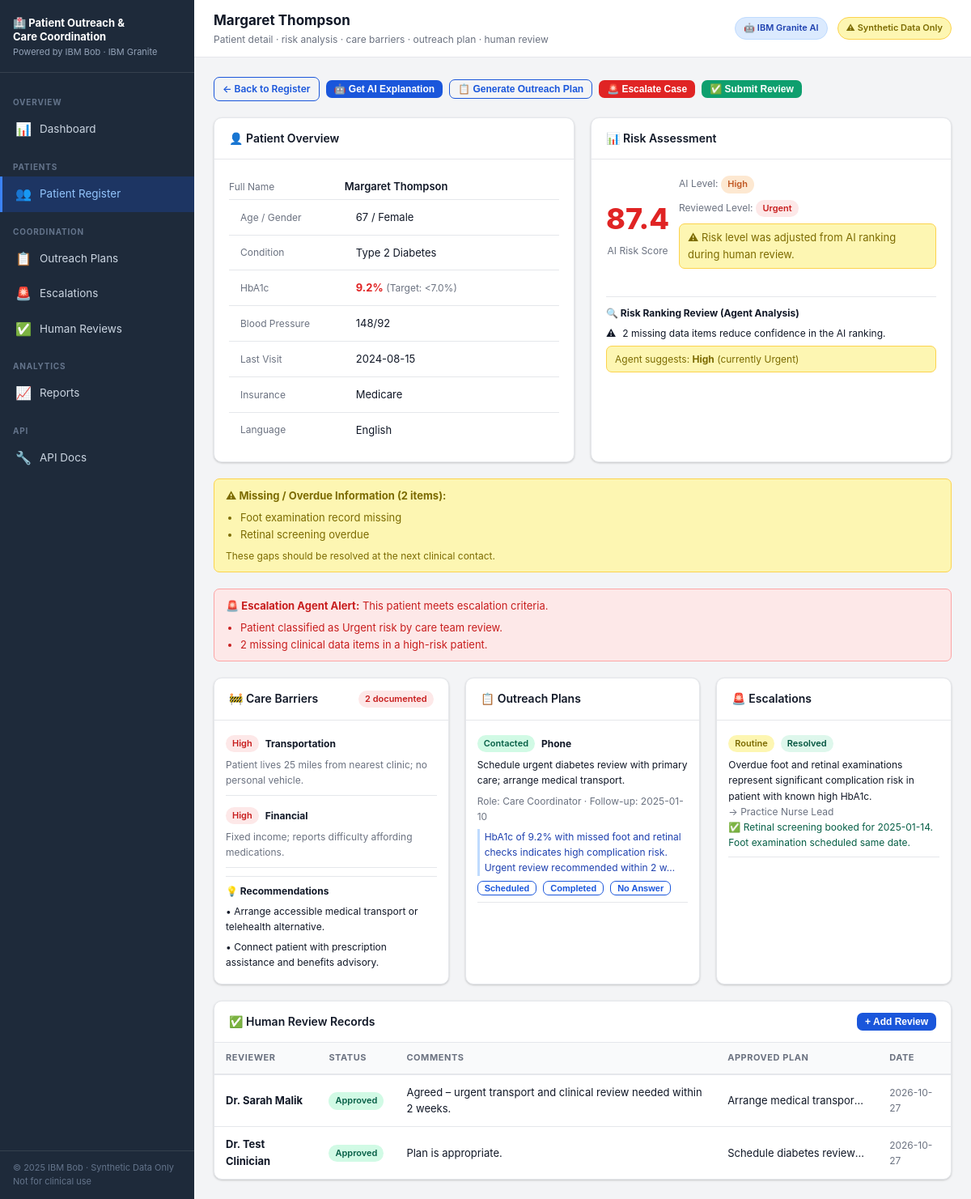
Screenshot of /patients/1 with the database file from the repository.
### database.py (models this page shows)
class Patient(Base):
    __tablename__ = "patients"
    id                 = Column(Integer, primary_key=True, index=True)
    name               = Column(String(100), nullable=False)
    age                = Column(Integer)
    gender             = Column(String(20))
    condition          = Column(String(100))          # primary chronic condition
    hba1c              = Column(Float)                # diabetes marker
    blood_pressure     = Column(String(20))
    last_visit         = Column(String(20))           # date string YYYY-MM-DD
    phone              = Column(String(30))
    email              = Column(String(100))
    address            = Column(String(200))
    insurance          = Column(String(50))
    language           = Column(String(50), default="English")
    ai_risk_score      = Column(Float)                # 0–100
    ai_risk_level      = Column(String(20))
    reviewed_risk_level= Column(String(20))           # after human review
    missing_data_flags = Column(Text)                 # JSON list
    created_at         = Column(DateTime, default=datetime.utcnow)
    outreach_plans  = relationship("OutreachPlan",  back_populates="patient", cascade="all, delete")
    care_barriers   = relationship("CareBarrier",   back_populates="patient", cascade="all, delete")
    escalations     = relationship("Escalation",    back_populates="patient", cascade="all, delete")
    review_records  = relationship("ReviewRecord",  back_populates="patient", cascade="all, delete")

class CareBarrier(Base):
    __tablename__ = "care_barriers"
    id           = Column(Integer, primary_key=True, index=True)
    patient_id   = Column(Integer, ForeignKey("patients.id"))
    barrier_type = Column(String(100))  # Transportation, Language, Financial, etc.
    description  = Column(Text)
    severity     = Column(String(20))   # Low / Medium / High
    created_at   = Column(DateTime, default=datetime.utcnow)
    patient = relationship("Patient", back_populates="care_barriers")

class OutreachPlan(Base):
    __tablename__ = "outreach_plans"
    id              = Column(Integer, primary_key=True, index=True)
    patient_id      = Column(Integer, ForeignKey("patients.id"))
    contact_method  = Column(String(50))  # Phone, SMS, Email, Home Visit
    next_step       = Column(Text)
    responsible_role= Column(String(100))
    follow_up_date  = Column(String(20))
    status          = Column(String(30), default="Pending")
    ai_rationale    = Column(Text)        # Granite-generated explanation
    notes           = Column(Text)
    created_at      = Column(DateTime, default=datetime.utcnow)
    updated_at      = Column(DateTime, default=datetime.utcnow, onupdate=datetime.utcnow)
    patient = relationship("Patient", back_populates="outreach_plans")

class Escalation(Base):
    __tablename__ = "escalations"
    id           = Column(Integer, primary_key=True, index=True)
    patient_id   = Column(Integer, ForeignKey("patients.id"))
    reason       = Column(Text)
    urgency      = Column(String(20))  # Routine / Urgent / Emergency
    assigned_to  = Column(String(100))
    resolved     = Column(Boolean, default=False)
    resolution   = Column(Text)
    created_at   = Column(DateTime, default=datetime.utcnow)
    patient = relationship("Patient", back_populates="escalations")

class ReviewRecord(Base):
    __tablename__ = "review_records"
    id            = Column(Integer, primary_key=True, index=True)
    patient_id    = Column(Integer, ForeignKey("patients.id"))
    reviewer_name = Column(String(100))
    review_status = Column(String(50), default="Pending Review")
    comments      = Column(Text)
    approved_plan = Column(Text)
    created_at    = Column(DateTime, default=datetime.utcnow)
    patient = relationship("Patient", back_populates="review_records")

### main.py (the view)
@app.get("/patients/{patient_id}", response_class=HTMLResponse)
async def patient_detail(request: Request, patient_id: int, db: Session = Depends(get_db)):
    patient = db.query(Patient).filter(Patient.id == patient_id).first()
    if not patient:
        raise HTTPException(status_code=404, detail="Patient not found")
    barriers    = db.query(CareBarrier).filter(CareBarrier.patient_id == patient_id).all()
    outreach    = db.query(OutreachPlan).filter(OutreachPlan.patient_id == patient_id).all()
    escalations = db.query(Escalation).filter(Escalation.patient_id == patient_id).all()
    reviews     = db.query(ReviewRecord).filter(ReviewRecord.patient_id == patient_id).all()
    p_dict       = patient_to_dict(patient)
    risk_review  = review_ai_risk_ranking(p_dict)
    barrier_info = identify_care_barriers([{"barrier_type": b.barrier_type, "severity": b.severity} for b in barriers])
    escalation   = should_escalate(p_dict, [{"barrier_type": b.barrier_type} for b in barriers])
    try:
        missing = json.loads(patient.missing_data_flags) if patient.missing_data_flags else []
    except Exception:
        missing = []
    return templates.TemplateResponse(request, "patient_detail.html", {
        "patient": patient,
        "missing_flags": missing,
        "barriers": barriers,
        "outreach": outreach,
        "escalations": escalations,
        "reviews": reviews,
        "risk_review": risk_review,
        "barrier_info": barrier_info,
        "escalation_check": escalation,
    })

### templates/patient_detail.html (shortened to what this page needs)
{% extends "base.html" %}
{% block page_title %}{{ patient.name }}{% endblock %}
{% block page_sub %}Patient detail · risk analysis · care barriers · outreach plan · human review{% endblock %}
{% block content %}
{% set rl = (patient.reviewed_risk_level or 'Low') | lower %}
<div class="d-flex align-center gap-2 mb-3" style="flex-wrap:wrap;">
  <a href="/patients" class="btn btn-outline btn-sm">← Back to Register</a>
  <button class="btn btn-primary btn-sm" onclick="loadAIExplanation({{ patient.id }})">🤖 Get AI Explanation</button>
  <button class="btn btn-outline btn-sm" onclick="openGeneratePlan({{ patient.id }})">📋 Generate Outreach Plan</button>
  {% if escalation_check.escalate %}
  <button class="btn btn-danger btn-sm" onclick="openEscalateModal({{ patient.id }})">🚨 Escalate Case</button>
  {% endif %}
  <button class="btn btn-success btn-sm" onclick="openReviewModal({{ patient.id }})">✅ Submit Review</button>
</div>
<div class="grid-2 mb-3">
  <div class="card">
    <div class="card-header">👤 Patient Overview</div>
    <div class="card-body">
      <table style="width:100%;">
        <tr><td class="text-muted text-sm" style="width:35%;padding:5px 0;">Full Name</td><td style="padding:5px 0;font-weight:600;">{{ patient.name }}</td></tr>
        <tr><td class="text-muted text-sm">Age / Gender</td><td>{{ patient.age }} / {{ patient.gender }}</td></tr>
        <tr><td class="text-muted text-sm">Condition</td><td>{{ patient.condition }}</td></tr>
        <tr><td class="text-muted text-sm">HbA1c</td>
          <td><strong style="color:{{'#e02424' if patient.hba1c >= 9.0 else '#e3a008' if patient.hba1c >= 7.5 else '#0e9f6e'}}">{{ patient.hba1c }}%</strong>
            <span class="text-muted text-sm">(Target: &lt;7.0%)</span>
          </td>
        </tr>
        <tr><td class="text-muted text-sm">Blood Pressure</td><td>{{ patient.blood_pressure }}</td></tr>
        <tr><td class="text-muted text-sm">Last Visit</td><td>{{ patient.last_visit }}</td></tr>
        <tr><td class="text-muted text-sm">Insurance</td><td>{{ patient.insurance }}</td></tr>
        <tr><td class="text-muted text-sm">Language</td><td>{{ patient.language }}</td></tr>
      </table>
    </div>
  </div>
  <div class="card">
    <div class="card-header">📊 Risk Assessment</div>
    <div class="card-body">
      <div class="d-flex align-center gap-3 mb-3">
        <div style="text-align:center;">
          <div style="font-size:36px;font-weight:800;color:{{'#e02424' if rl=='urgent' else '#ff5a1f' if rl=='high' else '#e3a008' if rl=='medium' else '#0e9f6e'}}">
            {{ patient.ai_risk_score }}
          </div>
          <div class="text-muted text-sm">AI Risk Score</div>
        </div>
        <div>
          <div class="mb-1">
            <span class="text-muted text-sm">AI Level:</span>
            <span class="badge badge-{{ patient.ai_risk_level | lower }}">{{ patient.ai_risk_level }}</span>
          </div>
          <div class="mb-1">
            <span class="text-muted text-sm">Reviewed Level:</span>
            <span class="badge badge-{{ rl }}">{{ patient.reviewed_risk_level }}</span>
          </div>
          {% if patient.reviewed_risk_level != patient.ai_risk_level %}
          <div class="alert alert-warning" style="margin-top:8px;padding:6px 10px;">
            ⚠ Risk level was adjusted from AI ranking during human review.
          </div>
          {% endif %}
        </div>
      </div>
      <div style="border-top:1px solid var(--border);padding-top:10px;">
        <div class="text-sm fw-bold mb-1">🔍 Risk Ranking Review (Agent Analysis)</div>
        {% for finding in risk_review.findings %}
        <div class="d-flex align-center gap-2 text-sm mb-1">
          <span>{{ '✅' if risk_review.consistent else '⚠' }}</span>
          <span>{{ finding }}</span>
        </div>
        {% endfor %}
        {% if risk_review.suggested_level != patient.reviewed_risk_level %}
        <div class="alert alert-warning mt-1" style="padding:6px 10px;font-size:12px;">
          Agent suggests: <strong>{{ risk_review.suggested_level }}</strong>
          (currently {{ patient.reviewed_risk_level }})
        </div>
        {% endif %}
      </div>
    </div>
  </div>
</div>
{% if missing_flags %}
<div class="alert alert-warning mb-3">
  <strong>⚠ Missing / Overdue Information ({{ missing_flags | length }} item{{ 's' if missing_flags|length > 1 else '' }}):</strong>
  <ul style="margin:6px 0 0 18px;">
    {% for flag in missing_flags %}<li>{{ flag }}</li>{% endfor %}
  </ul>
  <div class="text-sm mt-1">These gaps should be resolved at the next clinical contact.</div>
</div>
{% endif %}
{% if escalation_check.escalate %}
<div class="alert alert-danger mb-3">
  <strong>🚨 Escalation Agent Alert:</strong> This patient meets escalation criteria.
  <ul style="margin:6px 0 0 18px;">
    {% for r in escalation_check.reasons %}<li>{{ r }}</li>{% endfor %}
  </ul>
</div>
{% endif %}
<div class="grid-3 mb-3">
  <div class="card">
    <div class="card-header">
      🚧 Care Barriers
      <span class="badge badge-{{ 'danger' if barrier_info.high_severity_count > 0 else 'low' }}" style="{% if barrier_info.high_severity_count > 0 %}background:#fde8e8;color:#c81e1e{% else %}background:#d1fae5;color:#065f46{% endif %}">
        {{ barriers | length }} documented
      </span>
    </div>
    <div class="card-body" style="padding:10px 14px;">
      {% if barriers %}
        {% for b in barriers %}
        <div style="border-bottom:1px solid var(--border);padding:8px 0;" class="{% if not loop.last %}mb-1{% endif %}">
          <div class="d-flex align-center gap-2">
            <span class="badge badge-{{ 'urgent' if b.severity=='High' else 'medium' if b.severity=='Medium' else 'low' }}">{{ b.severity }}</span>
            <strong class="text-sm">{{ b.barrier_type }}</strong>
          </div>
          <div class="text-sm text-muted mt-1">{{ b.description }}</div>
        </div>
        {% endfor %}
        <div style="margin-top:10px;padding-top:8px;border-top:1px solid var(--border);">
          <div class="text-sm fw-bold mb-1">💡 Recommendations</div>
          {% for rec in barrier_info.recommendations %}
          <div class="text-sm mb-1">• {{ rec }}</div>
          {% endfor %}
        </div>
      {% else %}
        <div class="text-muted text-sm">No documented care barriers.</div>
      {% endif %}
    </div>
  </div>
  <div class="card">
    <div class="card-header">📋 Outreach Plans</div>
    <div class="card-body" style="padding:10px 14px;">
      {% if outreach %}
        {% for plan in outreach %}
        {% set s = plan.status | lower | replace(' ', '') %}
        <div style="border-bottom:1px solid var(--border);padding:8px 0;" class="{% if not loop.last %}mb-1{% endif %}">
          <div class="d-flex align-center gap-2 mb-1">
            <span class="badge badge-{{ 'noanswer' if s=='noanswer' else s }}">{{ plan.status }}</span>
            <span class="text-sm fw-bold">{{ plan.contact_method }}</span>
          </div>
          <div class="text-sm">{{ plan.next_step }}</div>
          <div class="text-sm text-muted mt-1">
            Role: {{ plan.responsible_role }} · Follow-up: {{ plan.follow_up_date }}
          </div>
          {% if plan.ai_rationale %}
          <div class="text-sm text-muted mt-1" style="border-left:3px solid #bfdbfe;padding-left:6px;color:#1e40af;">
            {{ plan.ai_rationale[:120] }}…
          </div>
          {% endif %}
          <div class="d-flex gap-2 mt-1" style="flex-wrap:wrap;">
            {% for st in ['Contacted','Scheduled','Completed','No Answer'] %}
            {% if plan.status != st %}
            <button class="btn btn-outline btn-xs"
              onclick="updateOutreachStatus({{ plan.id }}, '{{ st }}')">
              {{ st }}
            </button>
            {% endif %}
            {% endfor %}
          </div>
        </div>
        {% endfor %}
      {% else %}
        <div class="text-muted text-sm">No outreach plans yet.</div>
      {% endif %}
    </div>
  </div>
  <div class="card">
    <div class="card-header">🚨 Escalations</div>
    <div class="card-body" style="padding:10px 14px;">
      {% if escalations %}
        {% for esc in escalations %}
        <div style="border-bottom:1px solid var(--border);padding:8px 0;" class="{% if not loop.last %}mb-1{% endif %}">
          <div class="d-flex align-center gap-2 mb-1">
            <span class="badge badge-{{ 'urgent' if esc.urgency=='Urgent' else 'medium' }}">{{ esc.urgency }}</span>
            <span class="badge {{ 'badge-low' if esc.resolved else 'badge-noanswer' }}">{{ 'Resolved' if esc.resolved else 'Open' }}</span>
          </div>
          <div class="text-sm">{{ esc.reason[:120] }}{% if esc.reason|length > 120 %}…{% endif %}</div>
          <div class="text-sm text-muted">→ {{ esc.assigned_to }}</div>
          {% if esc.resolution %}
          <div class="text-sm" style="color:#065f46;">✅ {{ esc.resolution[:80] }}</div>
          {% endif %}
        </div>
        {% endfor %}
      {% else %}
        <div class="text-muted text-sm">No escalations recorded.</div>
      {% endif %}
    </div>
  </div>
</div>
<div class="card">
  <div class="card-header">
    ✅ Human Review Records
    <button class="btn btn-primary btn-sm" onclick="openReviewModal({{ patient.id }})">+ Add Review</button>
  </div>
  <div class="card-body" style="padding:0;">
    {% if reviews %}
    <table>
      <thead>
        <tr><th>Reviewer</th><th>Status</th><th>Comments</th><th>Approved Plan</th><th>Date</th></tr>
      </thead>
      <tbody>
        {% for r in reviews %}
        {% set rs = r.review_status | lower | replace(' ', '') %}
        <tr>
          <td class="fw-bold">{{ r.reviewer_name }}</td>
          <td>
            <span class="badge {{ 'badge-approved' if 'approved' in rs else 'badge-flagged' if 'flagged' in rs else 'badge-review' }}">
              {{ r.review_status }}
            </span>
          </td>
          <td>{{ r.comments or '—' }}</td>
          <td style="max-width:200px;white-space:nowrap;overflow:hidden;text-overflow:ellipsis;" title="{{ r.approved_plan or '' }}">
            {{ r.approved_plan or '—' }}
          </td>
          <td class="text-muted text-sm">{{ r.created_at.strftime('%Y-%m-%d') if r.created_at else '—' }}</td>
        </tr>
        {% endfor %}
      </tbody>
    </table>
    {% else %}
      <div class="card-body text-muted text-sm">No reviews yet. Use the button above to submit a review.</div>
    {% endif %}
  </div>
</div>
{% endblock %}

### rows the page displays
Patient: name "Margaret Thompson", age "67", gender "Female", condition "Type 2 Diabetes", hba1c "9.2", blood_pressure "148/92", last_visit "2024-08-15", insurance "Medicare", language "English", ai_risk_score "87.4", ai_risk_level "High", reviewed_risk_level "Urgent", suggested_level "High"
CareBarrier: severity "High", barrier_type "Transportation", description "Patient lives 25 miles from nearest clinic; no personal vehicle."
CareBarrier: severity "High", barrier_type "Financial", description "Fixed income; reports difficulty affording medications."
OutreachPlan: status "Contacted", contact_method "Phone", next_step "Schedule urgent diabetes review with primary care; arrange medical transport.", responsible_role "Care Coordinator", follow_up_date "2025-01-10", ai_rationale "HbA1c of 9.2% with missed foot and retinal checks indicates high complication risk. Urgent review recommended within 2 w", st "Scheduled" "Completed" "No Answer"
Escalation: urgency "Routine", resolved "Resolved", reason "Overdue foot and retinal examinations represent significant complication risk in patient with known high HbA1c.", assigned_to "Practice Nurse Lead", resolution "Retinal screening booked for 2025-01-14. Foot examination scheduled same date."
ReviewRecord: reviewer_name "Dr. Sarah Malik", review_status "Approved", comments "Agreed – urgent transport and clinical review needed within 2 weeks.", approved_plan "Arrange medical transpor…", created_at "2026-10-27"
ReviewRecord: reviewer_name "Dr. Test Clinician", review_status "Approved", comments "Plan is appropriate.", approved_plan "Schedule diabetes review…", created_at "2026-10-27"

### other values shown
{{ '✅' if risk_review.consistent else '⚠' }} "⚠"
{{ finding }} "2 missing data items reduce confidence in the AI ranking."
{{ missing_flags | length }} "2"
{{ 's' if missing_flags|length > 1 else '' }} "s"
{{ flag }} "Foot examination record missing" "Retinal screening overdue"
{{ r }} "Patient classified as Urgent risk by care team review." "2 missing clinical data items in a high-risk patient."
{{ barriers | length }} "2"
{{ rec }} "Arrange accessible medical transport or telehealth alternative." "Connect patient with prescription assistance and benefits advisory."
